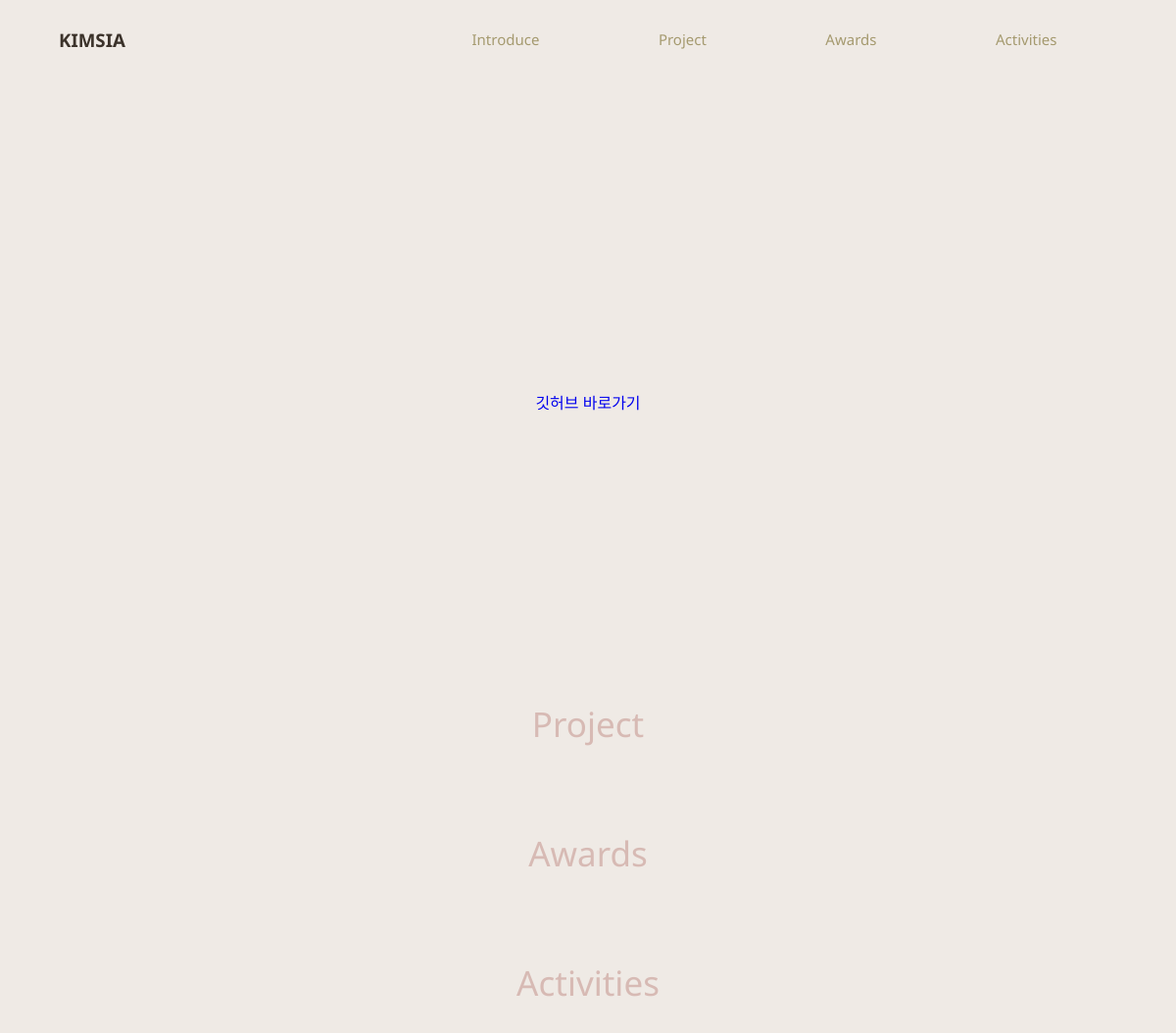
The app's page /, older data.
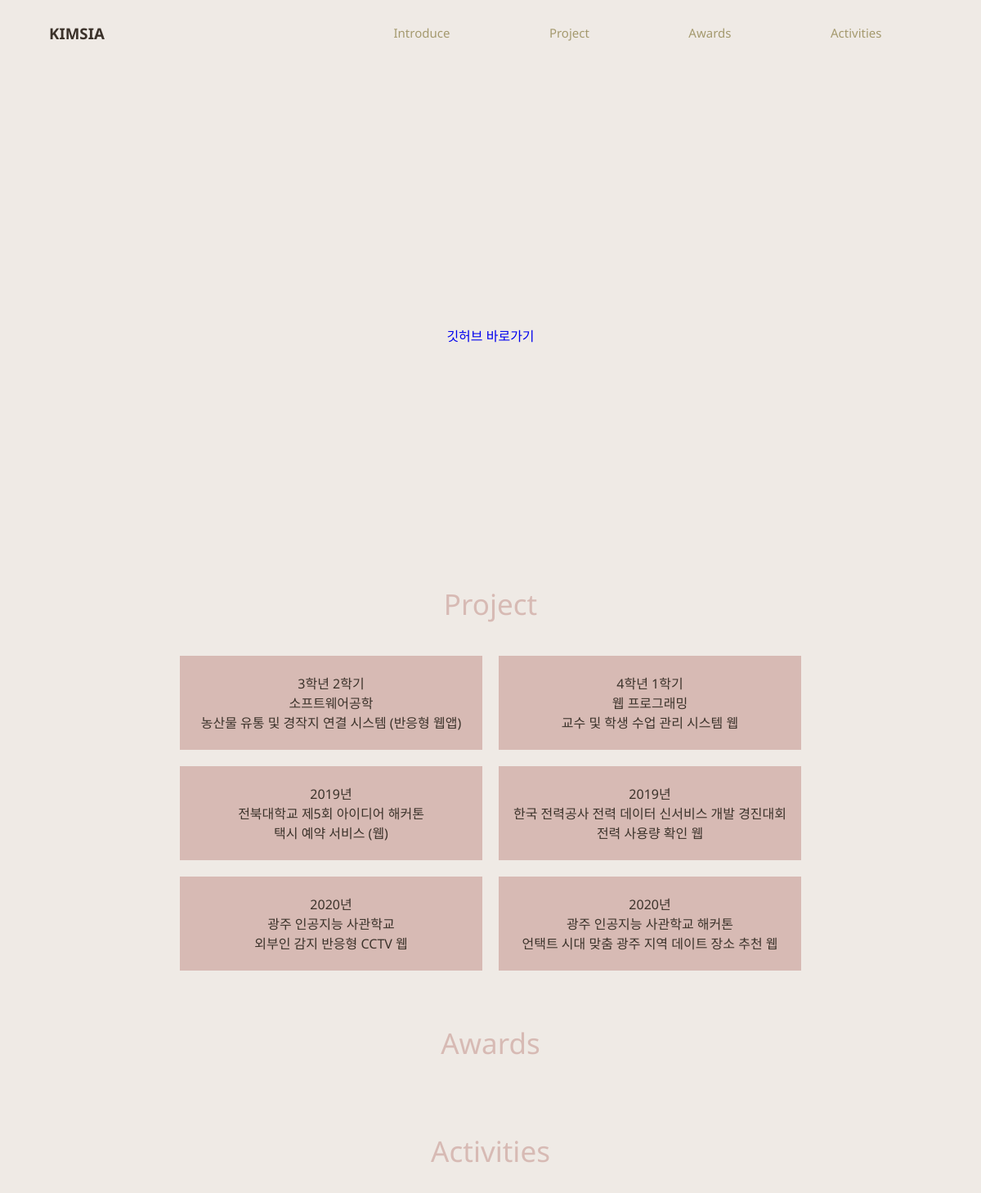
The same page, newer data.
### siaApp/models.py (models this page shows)
class ProjectList(models.Model):
    proj_date = models.CharField(max_length = 30)
    proj_group = models.CharField(max_length = 30)
    proj_topic = models.TextField()
    proj_overview = models.TextField()
    proj_summary = models.TextField()

### siaApp/views.py (the view)
# urls.py: path('', views.index, name="index")
def index(request):
    project_list = ProjectList.objects.all()
    award_list = AwardList.objects.all()
    activities_list = ActivitiesList.objects.all()
    return render(request, 'index.html', {'project_list' : project_list, 'award_list' : award_list, 'activities_list' : activities_list})

### siaApp/templates/index.html (shortened to what this page needs)
<!DOCTYPE html>
<html lang="en">
<head>
    {% load static %}
    <link rel="stylesheet" type="text/css" href="{% static 'css/style.css' %}" />
    <link rel="stylesheet" type="text/css" href="{% static 'css/index.css' %}" />
    <link href="https://fonts.googleapis.com/css2?family=Noto+Sans:wght@400;700&display=swap" rel="stylesheet"></head>
<body>
    <div class = "body_container">
        <div class = "container">
            <header>
                <h3>KIMSIA</h3>
                <nav>
                    <ul>
                        <li><a href="#">Introduce</a></li>
                        <li><a href="#Project">Project</a></li>
                        <li><a href="#Awards">Awards</a></li>
                        <li><a href="#Activities">Activities</a></li>
                    </ul>
                </nav>
            </header>
        </div>
        <div id = "Introduce">
            <a href="https://github.com/kim-sia">깃허브 바로가기</a>
        </div>
        <div id = "Project" class = "flex">
            <p>Project</p>
            <div class = "Project_container">
                {% for project in project_list %}
                <div class = "box">
                    {{project.proj_date}} <br>
                    {{project.proj_group}} <br>
                    {{project.proj_topic}}
                </div>
                {% endfor %}
            </div>
        </div>
        <div id = "Awards" class = "flex">
            <p>Awards</p>
        </div>
        <div id = "Activities" class = "flex">
            <p>Activities</p>
        </div>
    </div>
</body>
</html>

Row changes from the older to the newer data that the page shows:
added ProjectList: proj_date "3학년 2학기", proj_group "소프트웨어공학", proj_topic "농산물 유통 및 경작지 연결 시스템 (반응형 웹앱)"
added ProjectList: proj_date "4학년 1학기", proj_group "웹 프로그래밍", proj_topic "교수 및 학생 수업 관리 시스템 웹"
added ProjectList: proj_date "2019년", proj_group "전북대학교 제5회 아이디어 해커톤", proj_topic "택시 예약 서비스 (웹)"
added ProjectList: proj_date "2019년", proj_group "한국 전력공사 전력 데이터 신서비스 개발 경진대회", proj_topic "전력 사용량 확인 웹"
added ProjectList: proj_date "2020년", proj_group "광주 인공지능 사관학교", proj_topic "외부인 감지 반응형 CCTV 웹"
added ProjectList: proj_date "2020년", proj_group "광주 인공지능 사관학교 해커톤", proj_topic "언택트 시대 맞춤 광주 지역 데이트 장소 추천 웹"
